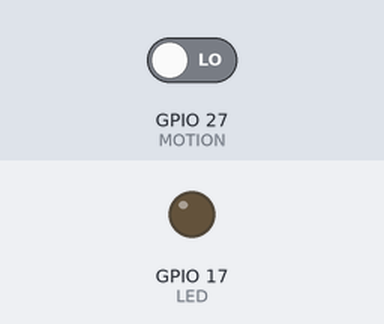
Bench run of a program on a simulated Raspberry Pi (BCM pin numbers). Shown: output pins drawn as LEDs (lit = HIGH). The inputs (shaded band) are chosen by the test bench; at power-on: GPIO 27 (MOTION) LOW.

Above: at 1.2 s.
1.3 s: GPIO 27 (MOTION) driven HIGH
At 2.0 s:
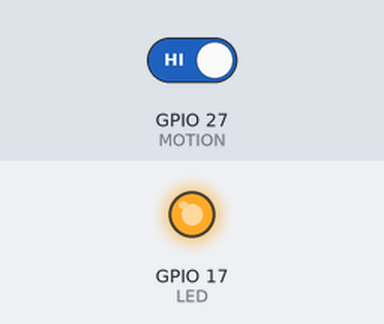
2.9 s: GPIO 27 (MOTION) driven LOW
At 4.4 s:
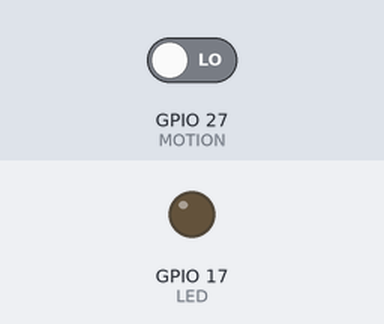
Timing chart, 0 to 5.9 s (numbered marks = the images above; inputs shaded):
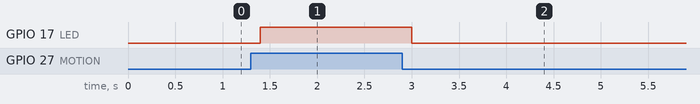

Measured:
- after the input at 1.3 s, GPIO 17 (LED): LOW → HIGH after 0.10 s
- after the input at 2.9 s, GPIO 17 (LED): HIGH → LOW after 0.10 s

The program:

motion_led.py
```python
import RPi.GPIO as GPIO
import time

MOTION = 27
LED = 17

GPIO.setmode(GPIO.BCM)

GPIO.setup(LED, GPIO.OUT)
GPIO.setup(MOTION, GPIO.IN)

while True:
       if GPIO.input(MOTION):
           led_output = GPIO.HIGH
       else:
           led_output = GPIO.LOW
       GPIO.output(LED, led_output)
       time.sleep(0.2)
```
